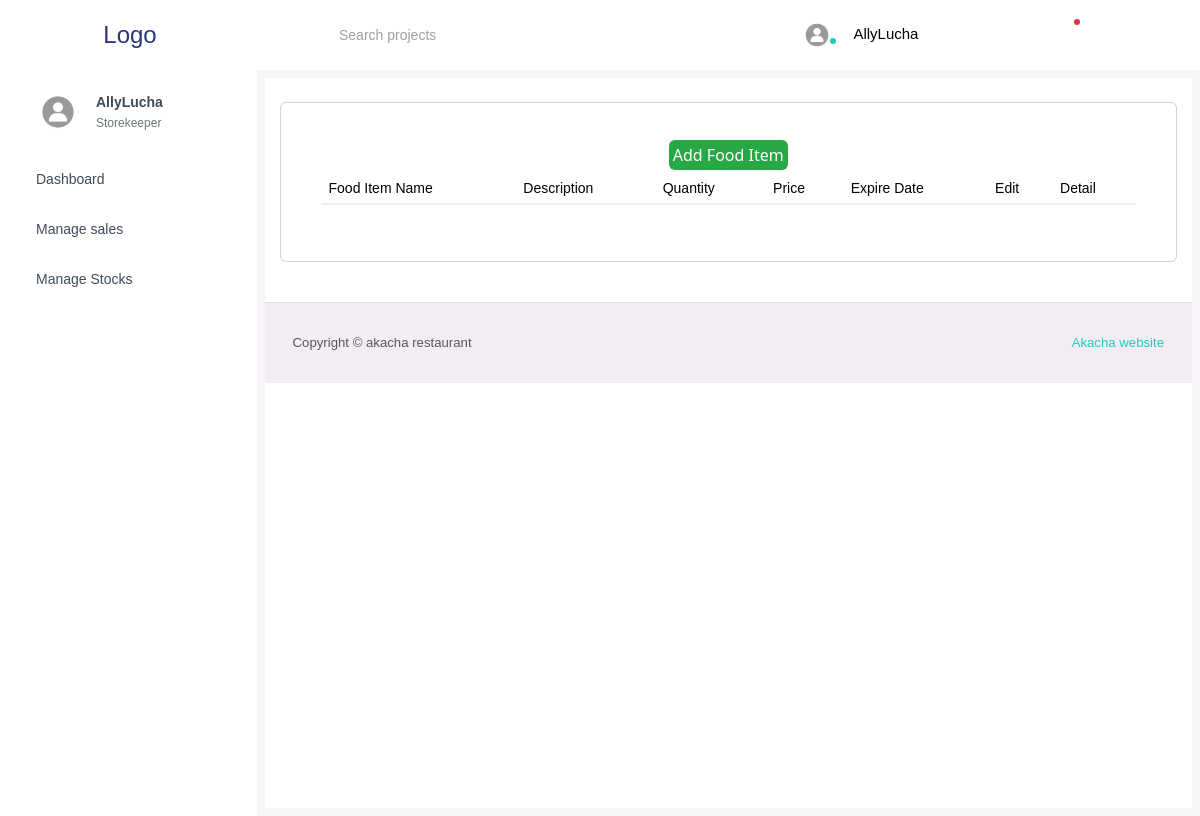
/stock/food_items/ (signed in), run on an earlier commit of the app's database.
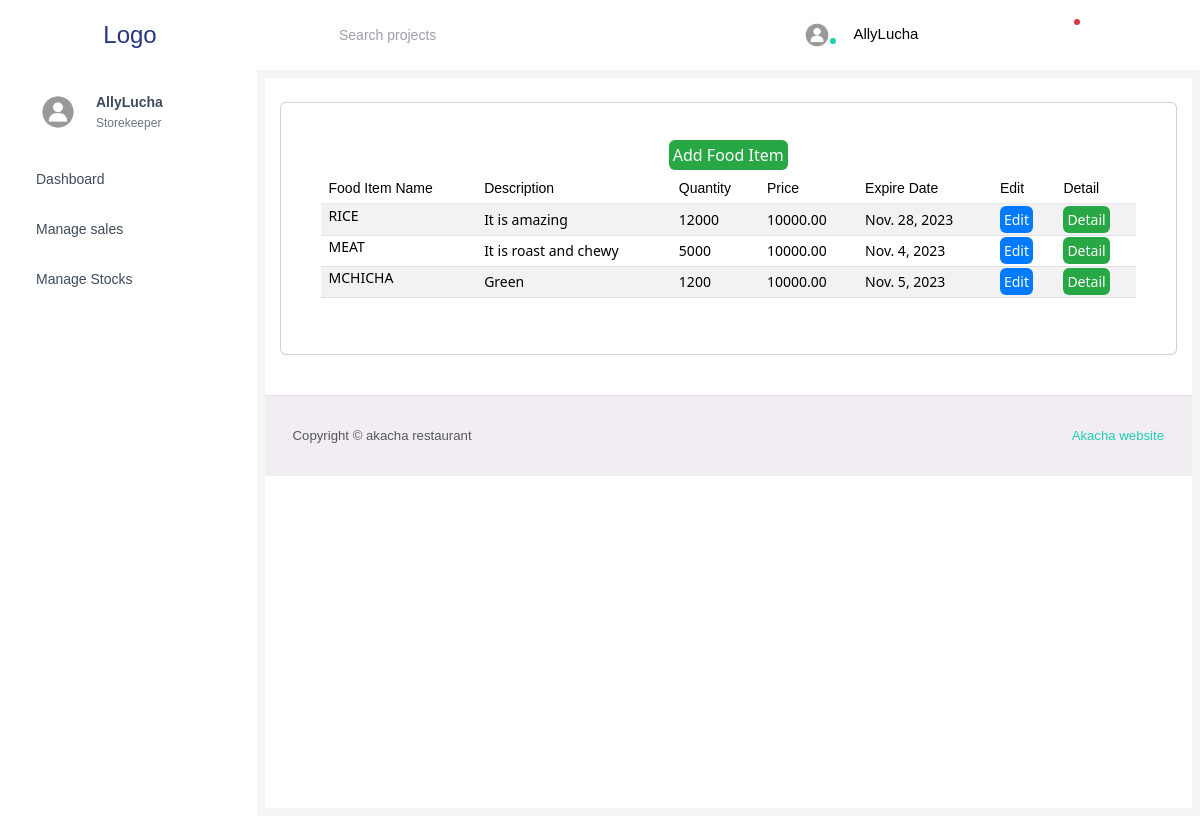
And on a later commit of the database.
### hotelmanagement/models.py (models this page shows, shortened)
class CustomUser(AbstractUser):
    objects = models.Manager()
    id = models.AutoField(primary_key=True)
    profile = models.ImageField(upload_to="profiles/", default='profiles/default_profile.jpg')
    user_type = models.ForeignKey(User_type, on_delete=models.SET_NULL, null=True, default=None)
    is_active = models.BooleanField(default=True)
    customer_profit = models.FloatField(default=0.0)

class User_type(models.Model):
    id = models.AutoField(primary_key=True)
    user_type = models.CharField(max_length=50)
    def __str__(self):
        return self.user_type

### StockManagerApp/models.py (models this page shows, shortened)
class Stock(models.Model):
    objects = models.Manager()
    name = models.CharField(max_length=100)
    description = models.TextField(blank=True, null=True)
    quantity = models.PositiveIntegerField()
    price = models.DecimalField(max_digits=12, decimal_places=2)
    expiration_date = models.DateField()
    reorder_quantity = models.PositiveIntegerField(default=10)  # Set your desired reorder threshold here

### StockManagerApp/views.py (the view)
# urls.py: path('food_items/', views.food_item_list, name='food_item_list'),
def food_item_list(request):
    food_items = Stock.objects.all()
    return render(request, f'StockManagerApp/{user_validator(request)}/food_item_list.html',
                  {'food_items': food_items})

### hotelmanagement/processor.py (called while the page is built)
def user_type_list(request):
    user_type = User_type.objects.all()
    return {'user_types': user_type}

def message_analyser(request):
    try:
        if request.user.user_type.user_type == "Storekeeper":
            print(request.user.user_type)
            sys_messages = Messages.objects.filter(receiver_category=2, opened=False)
            return {"system_message": sys_messages}
        else:
            user = request.user
            messages = Messages.objects.filter(receiver_category=user.user_type, order__send=False)
            return {'messagess': messages}
    except:
        user_type = User_type.objects.all()
        return {'user_types': user_type}

### hotelmanagement/utils.py (called while the page is built)
def user_validator(request):
    if request.user.is_authenticated:
        user_type = request.user.user_type
        return user_type
    else:
        return redirect('login')

### StockManagerApp/templates/StockManagerApp/Storekeeper/food_item_list.html (shortened to what this page needs)
{% extends 'Storekeeper/base.html' %}
{% block content %}
<br>
  <div class="col-lg-12 grid-margin stretch-card">
    <div class="card">
      <div class="card-body">
        <div class="col" style="text-align: center; margin-bottom: 6px;">
          <a href="#" class="add-button btn-success" data-toggle="modal" data-target="#add"
          style="padding: 4px; border-radius: 6px;">Add Food Item</a>
        </div>
        <div class="table-responsive">
          <table class="table table-striped">
          <thead>
            <tr>
              <th> Food Item Name </th>
              <th> Description </th>
              <th> Quantity </th>
              <th> Price </th>
              <th> Expire Date </th>
              <th> Edit </th>
              <th> Detail </th>
            </tr>
          </thead>
          <tbody>
            {% for food_item in food_items %}
              <tr>
                <td class="py-1">{{ food_item.name|upper }}</td>
                <td>{{ food_item.description }}</td>
                <td>{{ food_item.quantity }}</td>
                <td>{{ food_item.price }}</td>
                <td>{{ food_item.expiration_date }}</td>
                <td><a href="#" class="add-button btn-primary" data-toggle="modal" data-target="#edit"
                style="padding: 4px; border-radius: 6px;">Edit</a></td>
                <td><a href="{% url 'view_food_item' food_item.name %}" class="add-button btn-success"
                style="padding: 4px; border-radius: 6px;">Detail</a></td>
              </tr>
            {% endfor %}
          </tbody>
        </table>
        </div>
      </div>
    </div>
  </div>
{% endblock content %}

### templates/Storekeeper/base.html
{% extends 'links.html' %}
{% block links %}
          {% include 'Storekeeper/side_bar.html'%}
{% endblock links %}

### templates/links.html (shortened to what this page needs)
<!DOCTYPE html>
<html lang="en">
  <head>
    {% load static %}
    <link rel="stylesheet" href="{% static 'style.css'%}">
    <link rel="stylesheet" href="https://cdn.materialdesignicons.com/5.9.55/css/materialdesignicons.min.css">
    <link rel="stylesheet" href="https://use.fontawesome.com/releases/v6.1.2/css/all.min.css">
    <link rel="stylesheet" href="https://maxcdn.bootstrapcdn.com/bootstrap/4.0.0/css/bootstrap.min.css">
    <link rel="stylesheet" href="https://cdn.jsdelivr.net/npm/bootstrap@5.3.2/dist/css/bootstrap.min.css">
    <link rel="stylesheet" href="{% static 'mystyle.css' %}" />
  </head>
  <body>
    <div class="container-scroller m-0">
        {% include 'navigation.html'%}
        <div class="page-body-wrapper m-0" style="background-color: whitesmoke;" >
        {% block links %}
        {% endblock links %}
        <div class="main-panel m-2" style="background-color: white;">
            <div id = "">
            {% block content%}
            {%endblock content%}
            </div>
            {% include 'footer.html' with user=user id=id %}
        </div>
        </div>
        </div>
  </body>
</html>

### templates/navigation.html (shortened to what this page needs)
<!DOCTYPE html>
<html lang="en">
  <head>
    {% load static %}
    <link rel="stylesheet" href="{% static 'mystyle.css' %}" />
  </head>
  <body>
    <nav class="navbar default-layout-navbar col-lg-12 col-12 p-0 fixed-top d-flex flex-row">
      <div class="text-center navbar-brand-wrapper d-flex align-items-center justify-content-center">
        <a class="navbar-brand brand-logo" href="{% url 'home' %}">Logo</a>
      </div>
      <div class="navbar-menu-wrapper d-flex align-items-stretch">
        <button class="navbar-toggler navbar-toggler align-self-center" type="button" data-toggle="minimize"></button>
        <div class="search-field d-none d-md-block">
          <form class="d-flex align-items-center h-100" action="#">
            <div class="input-group">
              <div class="input-group-prepend bg-transparent">
                <i class="input-group-text border-0 mdi mdi-magnify"></i>
              </div>
              <input type="text" class="form-control bg-transparent border-0" placeholder="Search projects" />
            </div>
          </form>
        </div>
        <ul class="navbar-nav navbar-nav-right">
          <li class="nav-item nav-profile dropdown">
            <a class="nav-link dropdown-toggle" id="profileDropdown" href="#" data-bs-toggle="dropdown" aria-expanded="false">
              <div class="nav-profile-img">
                {% if user.profile %}
                  <img src="{{ user.profile.url }}" alt="image" />
                {% endif %}
                <span class="availability-status online"></span>
              </div>
              <div class="nav-profile-text">
                <p class="mb-1 text-black">{{ user.username }}</p>
              </div>
            </a>
          </li>
          <li class="nav-item d-none d-lg-block full-screen-link">
          </li>
          <li class="nav-item dropdown">
          </li>
          <li class="nav-item dropdown">
            <a class="nav-link count-indicator dropdown-toggle" id="notificationDropdown" href="#" data-bs-toggle="dropdown">
              <span class="count-symbol bg-danger"></span>
            </a>
          </li>
          <li class="nav-item nav-logout d-none d-lg-block">
          </li>
          <li class="nav-item nav-settings d-none d-lg-block">
          </li>
        </ul>
      </div>
    </nav>
  </body>
</html>

### templates/Storekeeper/side_bar.html (shortened to what this page needs)
<!DOCTYPE html>
<html lang="en">
  <head>
    {% load static %}
    <link rel="stylesheet" href="{% static 'mystyle.css' %}" />
  </head>
  <body>
    <nav class="sidebar sidebar-offcanvas" id="sidebar">
      <ul class="nav">
        <li class="nav-item nav-profile">
          <a href="{% url 'home'%}" class="nav-link">
            <div class="nav-profile-image">
              {% if user.profile %}
                <img src="{{user.profile.url}}" alt="profile" />
              {% endif %}
            </div>
            <div class="nav-profile-text d-flex flex-column">
              <span class="font-weight-bold mb-2">{{user.username}}</span>
              <span class="text-secondary text-small">{{user.user_type}}</span>
            </div>
          </a>
        </li>
        <li class="nav-item">
          <a class="nav-link" href="{% url 'home'%}">
            <span class="menu-title">Dashboard</span>
          </a>
        </li>
        <li class="nav-item">
          <a class="nav-link" href="{% url 'manage_sales' %}">
            <span class="menu-title">Manage sales</span>
          </a>
        </li>
        <li class="nav-item">
          <a class="nav-link" href="{% url 'food_item_list' %}">
            <span class="menu-title">Manage Stocks</span>
          </a>
        </li>
      </ul>
    </nav>
  </body>
</html>

### templates/footer.html
<footer class="footer">
    <div class="container-fluid d-flex justify-content-between">
      <span class="text-muted d-block text-center text-sm-start d-sm-inline-block">Copyright © akacha restaurant</span>
      <span class="float-none float-sm-end mt-1 mt-sm-0 text-end"><a href="www.akachrestaurant.com" target="_blank">Akacha website</a></span>
    </div>
</footer>

### static/mystyle.css (style rules this page uses)
a { text-decoration: none; }

What changed in the data, as far as the page shows it:
added Stock: name "RICE", description "It is amazing", quantity "12000", price "10000.00", expiration_date "Nov. 28, 2023"
added Stock: name "MEAT", description "It is roast and chewy", quantity "5000", price "10000.00", expiration_date "Nov. 4, 2023"
added Stock: name "MCHICHA", description "Green", quantity "1200", price "10000.00", expiration_date "Nov. 5, 2023"
